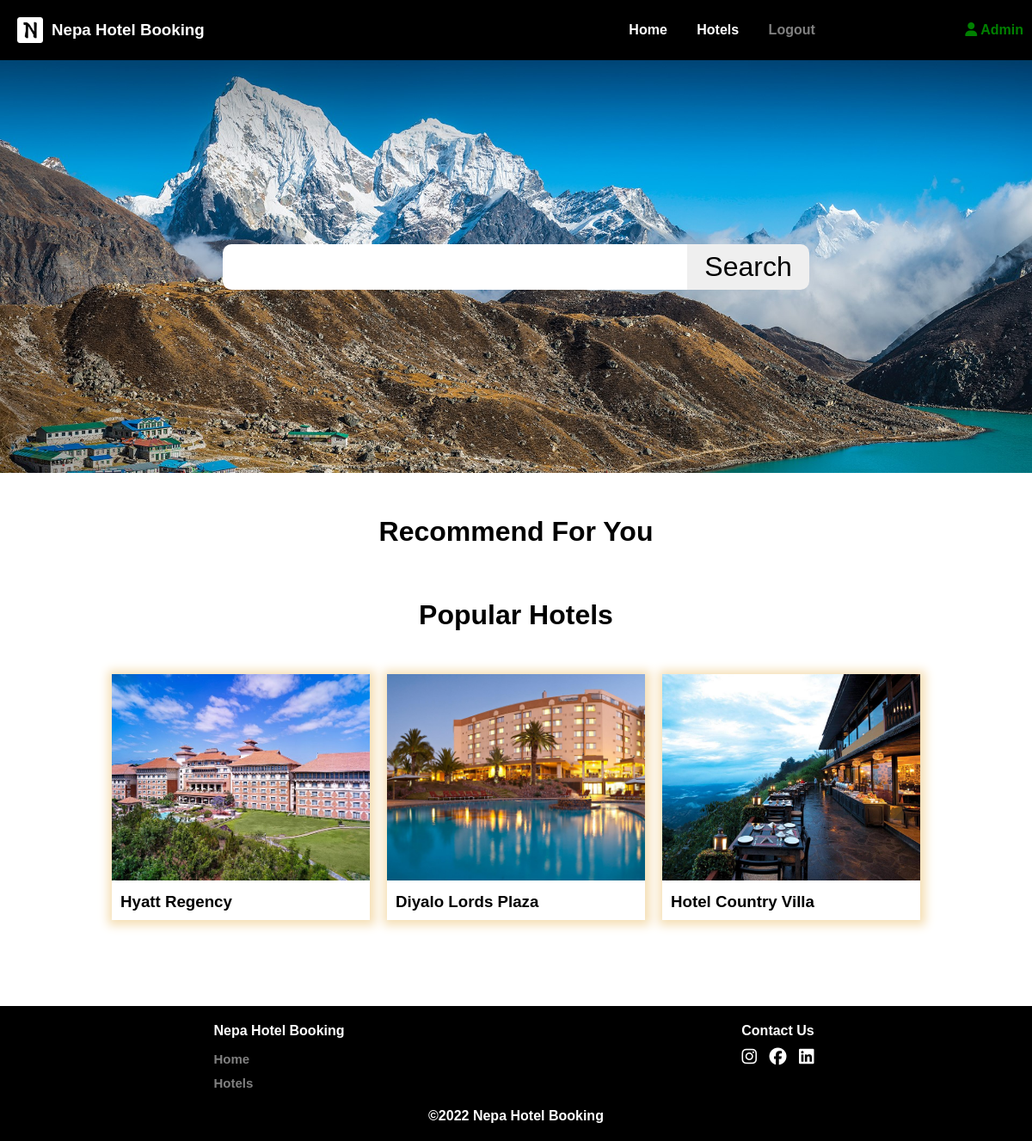
Page / (signed in) on the committed database.
### tables this page shows
CREATE TABLE IF NOT EXISTS `account` (
  `id` bigint(20) NOT NULL AUTO_INCREMENT,
  `username` varchar(255) NOT NULL,
  `password` varchar(255) NOT NULL,
  `email` varchar(255) NOT NULL,
  `role` text NOT NULL,
  PRIMARY KEY (`id`)
);

CREATE TABLE IF NOT EXISTS `hotels` (
  `hid` bigint(20) NOT NULL AUTO_INCREMENT,
  `hotel_name` varchar(255) NOT NULL,
  `hotel_img` varchar(255) NOT NULL,
  `hotel_desc` text NOT NULL,
  `hotel_address` varchar(255) NOT NULL,
  `manager` text NOT NULL,
  `active` text NOT NULL,
  PRIMARY KEY (`hid`)
);

### components/function.php (called while the page is built, shortened)
<?php
function check_login($con)
{
    if (isset($_SESSION['siid'])) {
        $id = $_SESSION['siid'];
        $query = "select * from account where id = '$id' limit 1";
        $result = mysqli_query($con, $query);
        if ($result && mysqli_num_rows($result) > 0) {
            $userdata = mysqli_fetch_assoc($result);
            return $userdata;
        }
    } else {
        header("Location: login.php");
    }
}

### index.php (the view, shortened to what this page needs)
<!DOCTYPE html>
<html lang="en">
<head>
    <link rel="stylesheet" href="css/styles.css">
    <link rel="stylesheet" href="css/index.css">
    <link rel="stylesheet" href="https://cdnjs.cloudflare.com/ajax/libs/font-awesome/4.7.0/css/font-awesome.min.css">
</head>
<body>
    <?php include("components/header.php"); ?>
    <form class="slide" action="hotel.php" method="get">
        <input class="border" type="text" name="search">
        <button class="border">Search</button>
    </form>
    <div class="featured">
        <?php
        $id = $userdata['id'];
        $sql = "SELECT * FROM rating WHERE id = '$id'";
        $result = mysqli_query($con, $sql);
        if (mysqli_num_rows($result) > 0) {
        ?>
            <h1 class="text-center">Recommend For You</h1>
            <div class="items">
            </div>
        <?php
        }
        ?>
        <h1 class="text-center">Popular Hotels</h1>
        <div class="items">
            <?php
            $sql = "SELECT * FROM rating WHERE rate >= '4' LIMIT 3";
            $result = mysqli_query($con, $sql);
            while ($row = mysqli_fetch_array($result)) {
                $hid = $row['hid'];
                $ssql = "SELECT * FROM hotels WHERE hid = '$hid' AND active = 'yes'";
                $rresult = mysqli_query($con, $ssql);
                while ($rrow = mysqli_fetch_array($rresult)) {
            ?>
                    <a href="desc.php?id=<?php echo $rrow['hid']; ?>" class="item">
                        <img src="hmanager/upload/<?php echo $rrow['hotel_img']; ?>" alt="hotels_img">
                        <h3><?php echo $rrow['hotel_name']; ?></h3>
                    </a>
            <?php }
            }
            ?>
        </div>
    </div>
    <?php include("components/footer.php"); ?>
</body>
</html>

### components/header.php (shortened to what this page needs)
<?php
include("components/connection.php");
include("components/function.php");
$userdata = check_login($con);
?>
<nav>
    <div class="header">
        <h3><a href="index.php"><img src="img/favicon.ico" alt=""> Nepa Hotel Booking</a></h3>
        <ul>
            <li><a href="index.php">Home</a></li>
            <li><a href="hotel.php">Hotels</a></li>
            <li><a style="color:grey;" href="components/logout.php" onclick="return confirm('Are you sure want to logout?')">Logout</a></li>
        </ul>
        <p style="color: green; font-weight:bolder; padding: 0px 5px;"><i class="fa-solid fa-user"></i> <?php echo ucwords($userdata['username']); ?></p>
    </div>
</nav>

### css/styles.css (style rules this page uses)
* { margin: 0; box-sizing: border-box; padding: 0; font-family: 'Gill Sans', 'Gill Sans MT', Calibri, 'Trebuchet MS', sans-serif; }
.text-center { text-align: center; }

### css/index.css (style rules this page uses)
nav { background-color: black; color: white; padding: 5px; }
.header { display: flex; align-items: center; margin: 15px 0; }
nav img { width: 30px; margin-right: 10px; }
nav h3 { margin: 0px 15px; flex-grow: 6; }
nav h3 a { display: flex; align-items: center; text-decoration: none; color: white; }
nav ul { list-style: none; justify-content: flex-end; flex-grow: 2; }
nav ul li { display: inline-block; }
nav ul li a { text-decoration: none; padding: 0px 15px; color: white; font-weight: bold; }
.slide { height: 480px; background: url(../img/background4.jpg); background-size: cover; display: flex; justify-content: center; align-items: center; padding: 20px 0; }
.slide .border { outline: none; border: none; font-size: 4vh; }
.slide button { margin: 1px 0; padding: 8px 20px; border-radius: 0px 10px 10px 0; cursor: pointer; }
.slide input { width: 45%; padding: 8px 20px; border-radius: 10px 0px 0px 10px; }
.featured { width: 95%; margin: auto; padding: 50px 0; }
.featured .items { padding: 30px 0; display: flex; flex-wrap: wrap; justify-content: center; }
.featured .item { text-decoration: none; color: black; box-shadow: 1px 1px 11px 5px wheat; width: 25vw; margin: 20px 10px; transition: ease-in-out 0.4s; cursor: pointer; }
.featured .item img { width: 25vw; height: 20vw; object-fit: cover; }
.featured .item h3 { padding: 10px; }

### rows in the picture
account: username "Admin"
hotels: hotel_img (picture), hotel_name "Hyatt Regency"
hotels: hotel_img (picture), hotel_name "Diyalo Lords Plaza"
hotels: hotel_img (picture), hotel_name "Hotel Country Villa"
